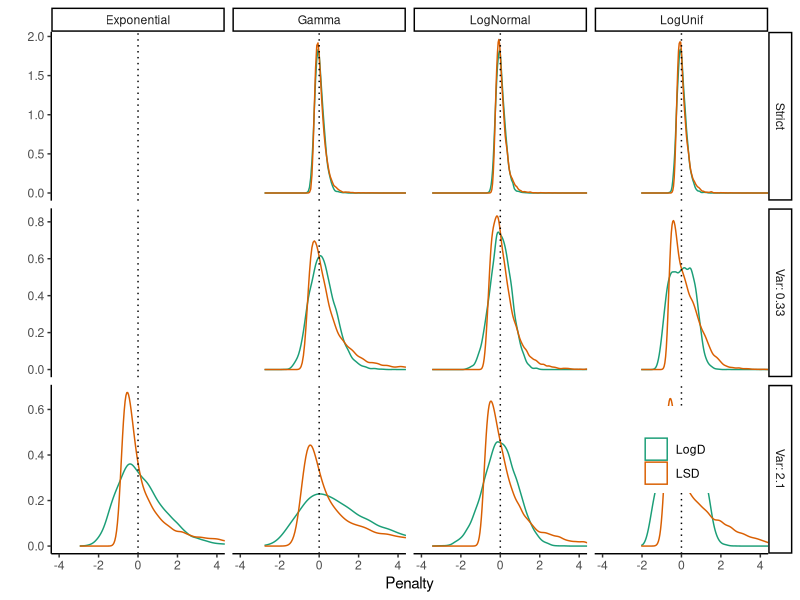
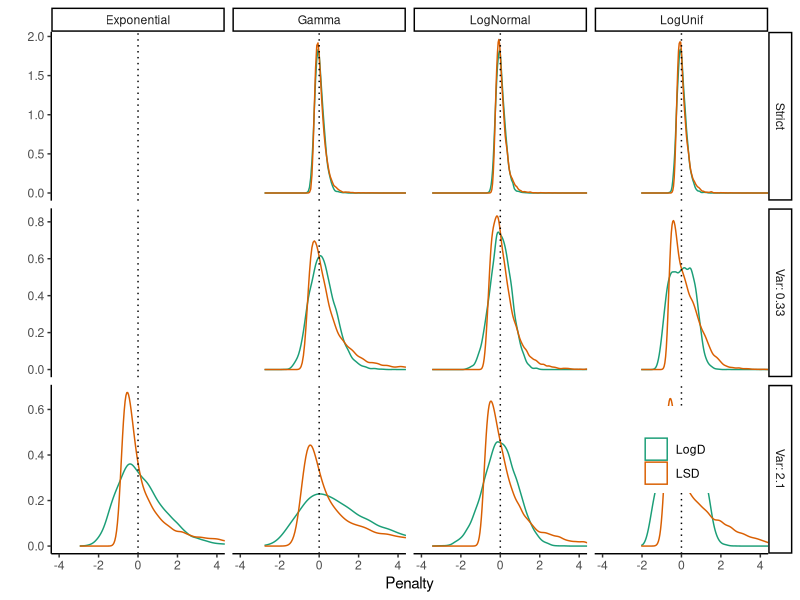

The R script that drew these images, in order:
require(ggplot2)

sc = 10000

b=0.1
s=200
be = rnorm(n=sc,b,sqrt(b/s))

rg= function(v) rgamma(sc,1/v,1/v)
#rg= function(v) rgamma(sc,(1+sqrt(4*v+1))/2/v+1,(1+sqrt(4*v+1))/2/v)
rexp = rexp(sc,log(2))
#rLN = function(v) rlnorm(sc,meanlog = -log(v+1)/2,sdlog =sqrt(log(v+1)))
rLN = function(v) rlnorm(sc,meanlog = 0,sdlog =sqrt(log(1/2 + 1/2 *sqrt(1 + 4 *v))))
rCN = function(v,a=0.1) {x=(1:60)/40;p=x[which.min(abs(c((exp(2*x)-exp(-2*x))/4/x-(exp(x)-exp(-x))^2/4/x^2)-v))];exp(runif(sc,-p,p))}
summary(rCN(1)); var(rCN(1));
summary(rLN(1)); var(rLN(1));
summary(rg(1))

lsd = function(be,b,r) {be=be[r>0.1]; r = r[r>0.1]; b/(be*r)-1}
logD = function(be,b,r) {log(b/(be*r))}

qplot(n, 
      data=rbind(
                 #data.frame(m="LSD",r="Strict",n=lsd(be,b,1),v=0),
                 #data.frame(m="LogD",r="Strict",n=logD(be,b,1),v=0),
                 data.frame(m="LSD",r="Gamma",n=lsd(be,b,rg(1/log(2)^2)),v="Var: 2.1"),
                 data.frame(m="LogD",r="Gamma",n=logD(be,b,rg(1/log(2)^2)),v="Var: 2.1"),
                 data.frame(m="LSD",r="Gamma",n=lsd(be,b,rg(1/3)),v="Var: 0.33"),
                 data.frame(m="LogD",r="Gamma",n=logD(be,b,rg(1/3)),v="Var: 0.33"),
                 data.frame(m="LSD",r="Gamma",n=lsd(be,b,rg(1/1000)),v="Strict"),
                 data.frame(m="LogD",r="Gamma",n=logD(be,b,rg(1/1000)),v="Strict"),
                 data.frame(m="LSD",r="LogNormal",n=lsd(be,b,rLN(1/1000)),v="Strict"),
                 data.frame(m="LogD",r="LogNormal",n=logD(be,b,rLN(1/1000)),v="Strict"),
                 data.frame(m="LSD",r="LogNormal",n=lsd(be,b,rLN(1/log(2)^2)),v="Var: 2.1"),
                 data.frame(m="LogD",r="LogNormal",n=logD(be,b,rLN(1/log(2)^2)),v="Var: 2.1"),                
                 data.frame(m="LSD",r="LogNormal",n=lsd(be,b,rLN(1/3)),v="Var: 0.33"),
                 data.frame(m="LogD",r="LogNormal",n=logD(be,b,rLN(1/3)),v="Var: 0.33"),
                 data.frame(m="LSD",r="LogUnif",n=lsd(be,b,rCN(1/log(2)^2)),v="Var: 2.1"),
                 data.frame(m="LogD",r="LogUnif",n=logD(be,b,rCN(1/log(2)^2)),v="Var: 2.1"),  
                 data.frame(m="LSD",r="LogUnif",n=lsd(be,b,rCN(1/3)),v="Var: 0.33"),
                 data.frame(m="LogD",r="LogUnif",n=logD(be,b,rCN(1/3)),v="Var: 0.33"),
                 data.frame(m="LSD",r="LogUnif",n=lsd(be,b,rCN(1/1000)),v="Strict"),
                 data.frame(m="LogD",r="LogUnif",n=logD(be,b,rCN(1/1000)),v="Strict") , 
                 data.frame(m="LSD",r="Exponential",n=lsd(be,b,rexp),v="Var: 2.1"),
                 data.frame(m="LogD",r="Exponential",n=logD(be,b,rexp),v="Var: 2.1")
                 ),
      geom="density",color=m)+theme_classic()+facet_grid(v~r,scales="free")+ coord_cartesian(xlim=c(-4,4))+
  scale_color_brewer(name="",palette = "Dark2")+xlab("Penalty")+
  geom_vline(xintercept = 0,linetype=3)+theme(legend.position = c(0.87,0.2))

ggsave("backenv.pdf",width=10,height = 6)

